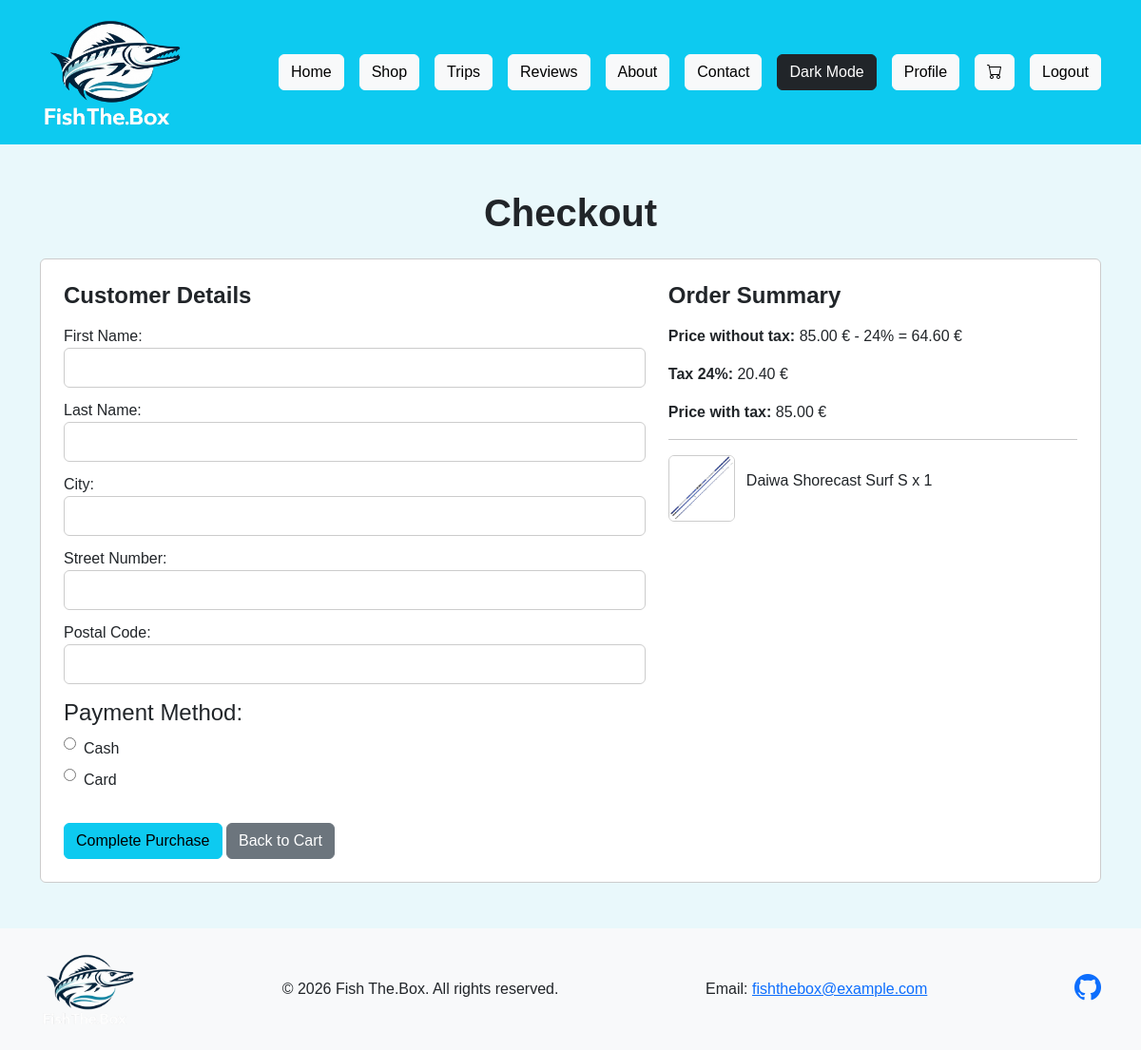
Before: /cart/checkout/ (signed in) with the older database file.
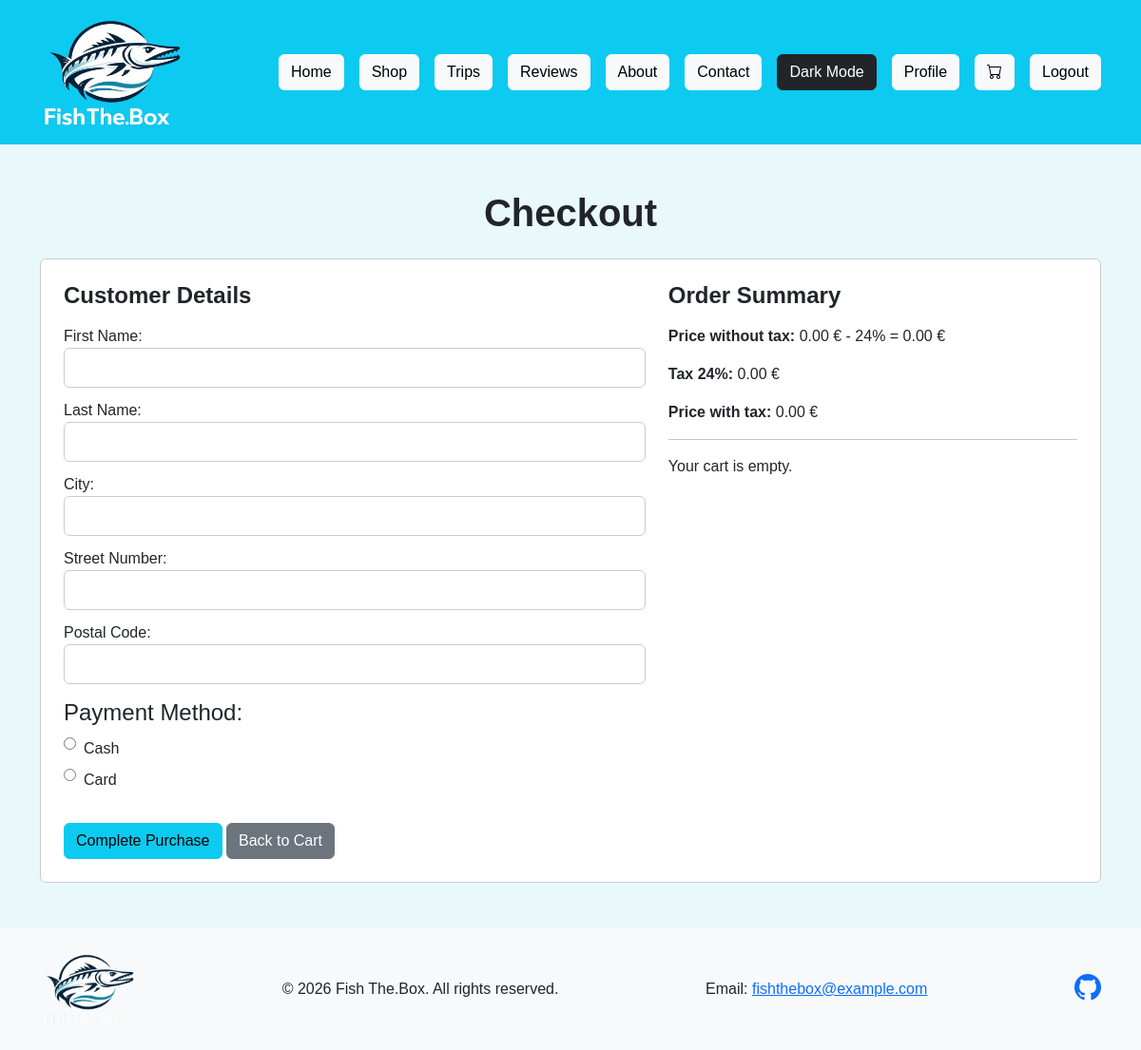
After: the same page with the newer database file.
### cart/models.py (models this page shows, shortened)
class CartItem(models.Model):
    user = models.ForeignKey(User, on_delete=models.CASCADE)
    product = models.ForeignKey(Product, on_delete=models.CASCADE)
    quantity = models.IntegerField(default=1)

### shop/models.py (models this page shows, shortened)
class Product(models.Model):
    name = models.CharField(max_length=200)
    brand = models.CharField(max_length=100)
    price = models.IntegerField()
    description = models.TextField(blank=True)
    photo = models.CharField(max_length=200, blank=True)
    category = models.ForeignKey(Category, on_delete=models.CASCADE)
    sub_category = models.ForeignKey(SubCategory, on_delete=models.CASCADE)
    owner = models.ForeignKey(User, on_delete=models.CASCADE, null=True, blank=True)

### cart/views.py (the view)
# urls.py: path("cart/checkout/", views.checkout, name="checkout"),
def checkout(request):
    if not request.user.is_authenticated:
        return redirect("/login/")
    cart_items = CartItem.objects.filter(user=request.user)
    price_without_tax, tax, total_price = cart_prices(cart_items)
    if request.method == "POST":
        form = CheckoutForm(request.POST)
        if form.is_valid():
            cart_items.delete()
            return redirect("/cart/")
    else:
        form = CheckoutForm()
    return render(request, "cart/checkout.html", {
        "form": form,
        "cart_items": cart_items,
        "price_without_tax": price_without_tax,
        "tax": tax,
        "total_price": total_price,
    })

### cart/forms.py
class CheckoutForm(forms.Form):
    first_name = forms.CharField(label="First Name", max_length=50)
    last_name = forms.CharField(label="Last Name", max_length=50)
    city = forms.CharField(label="City", max_length=50)
    street_number = forms.CharField(label="Street Number", max_length=50)
    postal_code = forms.CharField(label="Postal Code", max_length=20)
    payment_method = forms.ChoiceField(
        label="Payment Method",
        choices=[
            ("Cash", "Cash"),
            ("Card", "Card"),
        ],
        widget=forms.RadioSelect
    )

### cart/views.py (called while the page is built)
def cart_prices(cart_items):
    total_price = 0
    for cart_item in cart_items:
        total_price = total_price + cart_item.product.price * cart_item.quantity
    tax = total_price * 24 / 100
    price_without_tax = total_price - tax
    return price_without_tax, tax, total_price

### cart/templates/cart/checkout.html (shortened to what this page needs)
<!DOCTYPE html>
{% load static %}
<html lang="en">
<head>
    <link href="https://cdn.jsdelivr.net/npm/bootstrap@5.3.3/dist/css/bootstrap.min.css" rel="stylesheet">
    <link href="https://cdn.jsdelivr.net/npm/bootstrap-icons@1.11.3/font/bootstrap-icons.min.css" rel="stylesheet">
    <link rel="stylesheet" href="{% static 'cart/cart.css' %}">
    <link rel="stylesheet" href="{% static 'DarkMode/DarkMode.css' %}?v=3">
</head>
<body>
    <header class="bg-info text-white sticky-top">
        <div class="container py-3">
            <div class="d-flex justify-content-between align-items-center flex-wrap gap-3">
                <img src="{% static 'shop/logo.png' %}" alt="Fish The.Box logo" width="150" height="120">
                <div id="navbar"></div>
            </div>
        </div>
    </header>
    <main class="cart-main">
        <section class="cart-section py-5">
            <div class="container">
                <h1 class="text-center fw-bold mb-4">Checkout</h1>
                <div class="cart-panel">
                    <div class="row g-4">
                        <div class="col-md-7">
                            <h2 class="h4 fw-bold mb-3">Customer Details</h2>
                            <form action="{% url 'cart:checkout' %}" method="post">
                                {{ form }}
                                <div class="mt-4">
                                    <button type="submit" class="btn btn-info">Complete Purchase</button>
                                    <a href="{% url 'cart:cart' %}" class="btn btn-secondary">Back to Cart</a>
                                </div>
                            </form>
                        </div>
                        <div class="col-md-5">
                            <h2 class="h4 fw-bold mb-3">Order Summary</h2>
                            <p><strong>Price without tax:</strong> {{ total_price|floatformat:2 }} &euro; - 24% = {{ price_without_tax|floatformat:2 }} &euro;</p>
                            <p><strong>Tax 24%:</strong> {{ tax|floatformat:2 }} &euro;</p>
                            <p><strong>Price with tax:</strong> {{ total_price|floatformat:2 }} &euro;</p>
                            <hr>
                            {% for cart_item in cart_items %}
                                <div class="checkout-product">
                                    {% if cart_item.product.photo %}
                                        <img src="{% static cart_item.product.photo %}" alt="{{ cart_item.product.name }}" class="checkout-product-photo">
                                    {% endif %}
                                    <p>{{ cart_item.product.name }} x {{ cart_item.quantity }}</p>
                                </div>
                            {% empty %}
                                <p>Your cart is empty.</p>
                            {% endfor %}
                        </div>
                    </div>
                </div>
            </div>
        </section>
    </main>
    <div id="footer"></div>
</body>
</html>

Changed rows visible on the page:
removed CartItem: product.photo (picture), product.name "Daiwa Shorecast Surf S", quantity "1"
Other visible differences:
{{ total_price|floatformat:2 }}: "85.00" → "0.00"
{{ price_without_tax|floatformat:2 }}: "64.60" → "0.00"
{{ tax|floatformat:2 }}: "20.40" → "0.00"
text now shown: "Your cart is empty."
